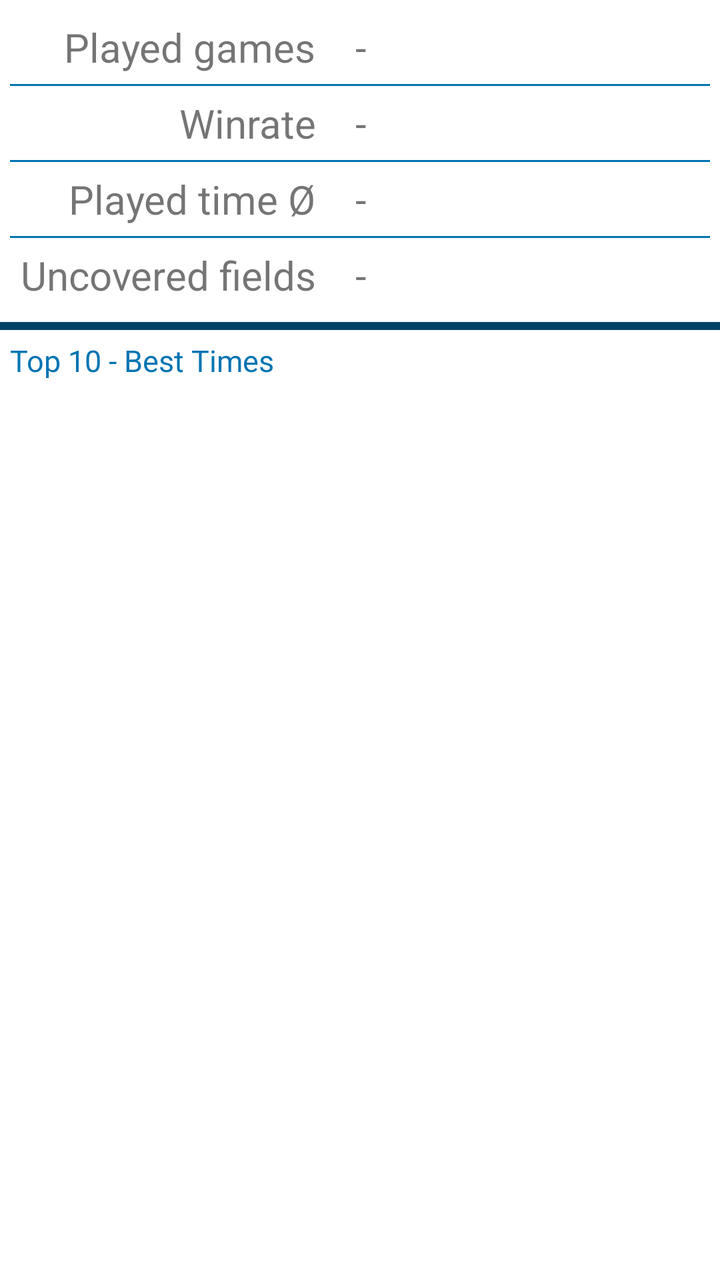
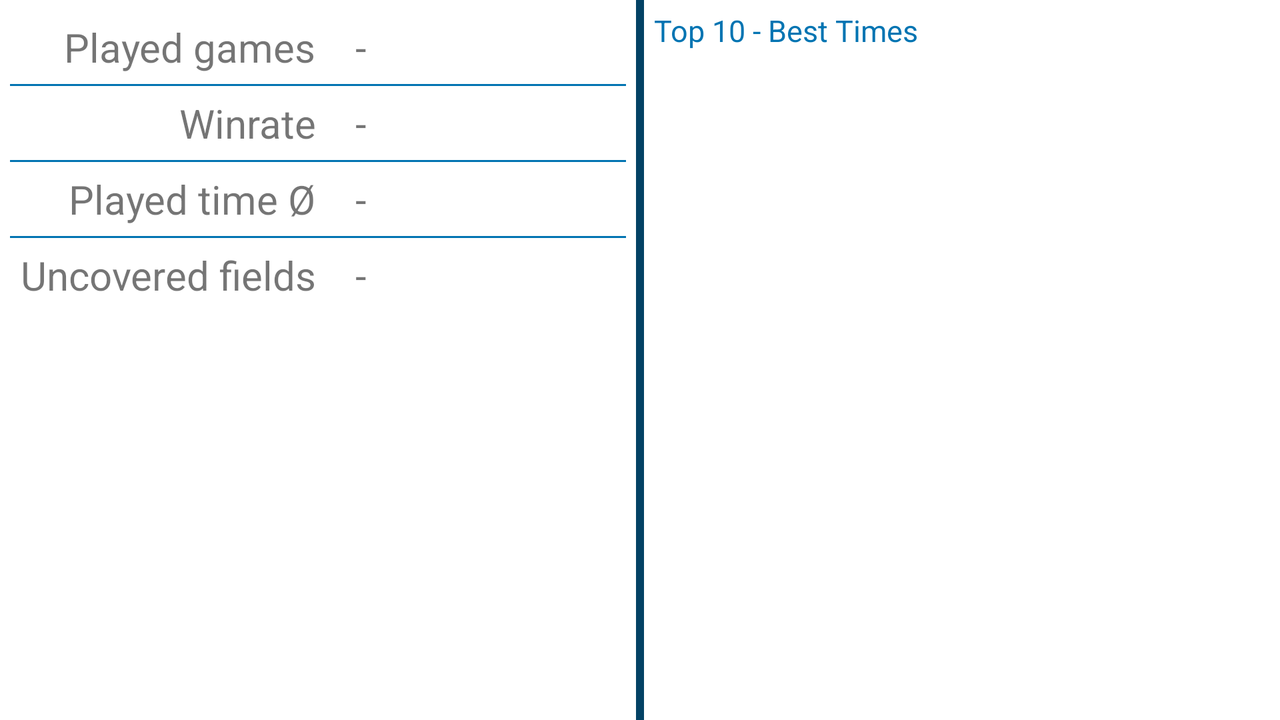

The same Android screen from two of the app's own layout files: first res/layout/ as a phone draws it, then the repository's variant for another configuration, drawn on a device whose configuration selects that folder. Both files follow.
<!-- AndroidManifest.xml: activity theme AppTheme.NoActionBar -->
<!-- res/layout/fragment_statistics.xml -->
<?xml version="1.0" encoding="utf-8"?>
<LinearLayout
    xmlns:android="http://schemas.android.com/apk/res/android"
    android:orientation="vertical"
    android:layout_width="match_parent"
    android:layout_height="match_parent" >

    <TableLayout
        android:layout_width="match_parent"
        android:layout_height="wrap_content"
        android:padding="5dp">

        <TableRow>
            <TextView
                android:padding="5dp"
                android:gravity="end"
                android:text="@string/playedGames"
                android:textSize="20sp">
            </TextView>
            <TextView
                android:layout_gravity="center"
                android:padding="5dp"
                android:text="  -  "
                android:textSize="20sp">
            </TextView>
            <TextView
                android:id="@+id/value_numberOfPlayedGames"
                android:padding="5dp"
                android:gravity="start"
                android:textSize="20sp">
            </TextView>
        </TableRow>

        <View
            android:layout_height="1dp"
            android:padding="5dp"
            android:background="@color/colorAccent" />

        <TableRow>
            <TextView
                android:padding="5dp"
                android:gravity="end"
                android:text="@string/winrate"
                android:textSize="20sp">
            </TextView>
            <TextView
                android:layout_gravity="center"
                android:padding="5dp"
                android:text="  -  "
                android:textSize="20sp">
            </TextView>
            <TextView
                android:id="@+id/value_winrate"
                android:padding="5dp"
                android:gravity="start"
                android:textSize="20sp">
            </TextView>
        </TableRow>

        <View
            android:layout_height="1dp"
            android:padding="5dp"
            android:background="@color/colorAccent" />

        <TableRow>
            <TextView
                android:padding="5dp"
                android:gravity="end"
                android:text="@string/averagePlayedTime"
                android:textSize="20sp">
            </TextView>
            <TextView
                android:layout_gravity="center"
                android:padding="5dp"
                android:text="  -  "
                android:textSize="20sp">
            </TextView>
            <TextView
                android:id="@+id/value_averageTime"
                android:padding="5dp"
                android:gravity="start"
                android:textSize="20sp">
            </TextView>
        </TableRow>

        <View
            android:layout_height="1dp"
            android:padding="5dp"
            android:background="@color/colorAccent" />

        <TableRow>
            <TextView
                android:padding="5dp"
                android:gravity="end"
                android:text="@string/numberOfUncoveredFields"
                android:textSize="20sp">
            </TextView>
            <TextView
                android:layout_gravity="center"
                android:padding="5dp"
                android:text="  -  "
                android:textSize="20sp">
            </TextView>
            <TextView
                android:id="@+id/value_uncoveredFields"
                android:padding="5dp"
                android:gravity="start"
                android:textSize="20sp">
            </TextView>
        </TableRow>
    </TableLayout>

    <View
        android:layout_width="match_parent"
        android:layout_height="4dp"
        android:padding="5dp"
        android:background="@color/colorPrimary" />

    <TextView
        android:layout_width="match_parent"
        android:layout_height="wrap_content"
        android:padding="5dp"
        android:text="@string/topTenTimes"
        android:textSize="15sp"
        android:textColor="@color/colorAccent"/>

    <androidx.recyclerview.widget.RecyclerView
        android:id="@+id/topTimesList"
        android:layout_width="match_parent"
        android:layout_height="match_parent"
        android:scrollbars="vertical"
        android:overScrollMode="ifContentScrolls">
    </androidx.recyclerview.widget.RecyclerView>

</LinearLayout>
<!-- resources referenced by this layout -->
<resources>
  <color name="colorAccent">#0274B2</color>
  <color name="colorPrimary">#024265</color>
  <string name="averagePlayedTime">Played time Ø</string>
  <string name="numberOfUncoveredFields">Uncovered fields</string>
  <string name="playedGames">Played games</string>
  <string name="topTenTimes">Top 10 - Best Times</string>
  <string name="winrate">Winrate</string>
  <!-- from res/values-v21/ -->
  <style name="AppTheme.NoActionBar">
          <item name="windowActionBar">false</item>
          <item name="windowNoTitle">true</item>
          <item name="android:windowDrawsSystemBarBackgrounds">true</item>
          <item name="android:statusBarColor">@color/colorPrimaryDark</item>
      </style>
  <color name="colorPrimaryDark">#024265</color>
</resources>
<!-- res/layout-land/fragment_statistics.xml (the repository's variant of the layout above) -->
<!-- drawn on the phone turned sideways -->
<?xml version="1.0" encoding="utf-8"?>
<LinearLayout
    xmlns:android="http://schemas.android.com/apk/res/android"
    android:orientation="horizontal"
    android:layout_width="match_parent"
    android:layout_height="match_parent">

    <LinearLayout
        android:layout_width="0dp"
        android:layout_height="match_parent"
        android:layout_weight="1"
        android:orientation="vertical">

        <TableLayout
            android:layout_width="wrap_content"
            android:layout_height="wrap_content"
            android:padding="5dp">

            <TableRow>
                <TextView
                    android:padding="5dp"
                    android:gravity="end"
                    android:text="@string/playedGames"
                    android:textSize="20sp">
                </TextView>
                <TextView
                    android:layout_gravity="center"
                    android:padding="5dp"
                    android:text="  -  "
                    android:textSize="20sp">
                </TextView>
                <TextView
                    android:id="@+id/value_numberOfPlayedGames"
                    android:padding="5dp"
                    android:gravity="start"
                    android:textSize="20sp">
                </TextView>
            </TableRow>

            <View
                android:layout_height="1dp"
                android:padding="5dp"
                android:background="@color/colorAccent" />

            <TableRow>
                <TextView
                    android:padding="5dp"
                    android:gravity="end"
                    android:text="@string/winrate"
                    android:textSize="20sp">
                </TextView>
                <TextView
                    android:layout_gravity="center"
                    android:padding="5dp"
                    android:text="  -  "
                    android:textSize="20sp">
                </TextView>
                <TextView
                    android:id="@+id/value_winrate"
                    android:padding="5dp"
                    android:gravity="start"
                    android:textSize="20sp">
                </TextView>
            </TableRow>

            <View
                android:layout_height="1dp"
                android:padding="5dp"
                android:background="@color/colorAccent" />

            <TableRow>
                <TextView
                    android:padding="5dp"
                    android:gravity="end"
                    android:text="@string/averagePlayedTime"
                    android:textSize="20sp">
                </TextView>
                <TextView
                    android:layout_gravity="center"
                    android:padding="5dp"
                    android:text="  -  "
                    android:textSize="20sp">
                </TextView>
                <TextView
                    android:id="@+id/value_averageTime"
                    android:padding="5dp"
                    android:gravity="start"
                    android:textSize="20sp">
                </TextView>
            </TableRow>

            <View
                android:layout_height="1dp"
                android:padding="5dp"
                android:background="@color/colorAccent" />

            <TableRow>
                <TextView
                    android:padding="5dp"
                    android:gravity="end"
                    android:text="@string/numberOfUncoveredFields"
                    android:textSize="20sp">
                </TextView>
                <TextView
                    android:layout_gravity="center"
                    android:padding="5dp"
                    android:text="  -  "
                    android:textSize="20sp">
                </TextView>
                <TextView
                    android:id="@+id/value_uncoveredFields"
                    android:padding="5dp"
                    android:gravity="start"
                    android:textSize="20sp">
                </TextView>
            </TableRow>

        </TableLayout>

    </LinearLayout>

    <View
        android:layout_width="4dp"
        android:layout_height="match_parent"
        android:padding="5dp"
        android:background="@color/colorPrimary" />

    <LinearLayout
        android:layout_width="0dp"
        android:layout_height="match_parent"
        android:layout_weight="1"
        android:orientation="vertical">

        <TextView
            android:layout_width="match_parent"
            android:layout_height="wrap_content"
            android:padding="5dp"
            android:text="@string/topTenTimes"
            android:textSize="15sp"
            android:textColor="@color/colorAccent"/>

        <androidx.recyclerview.widget.RecyclerView
            android:id="@+id/topTimesList"
            android:layout_width="match_parent"
            android:layout_height="match_parent"
            android:scrollbars="vertical"
            android:overScrollMode="ifContentScrolls">
        </androidx.recyclerview.widget.RecyclerView>

    </LinearLayout>

</LinearLayout>
